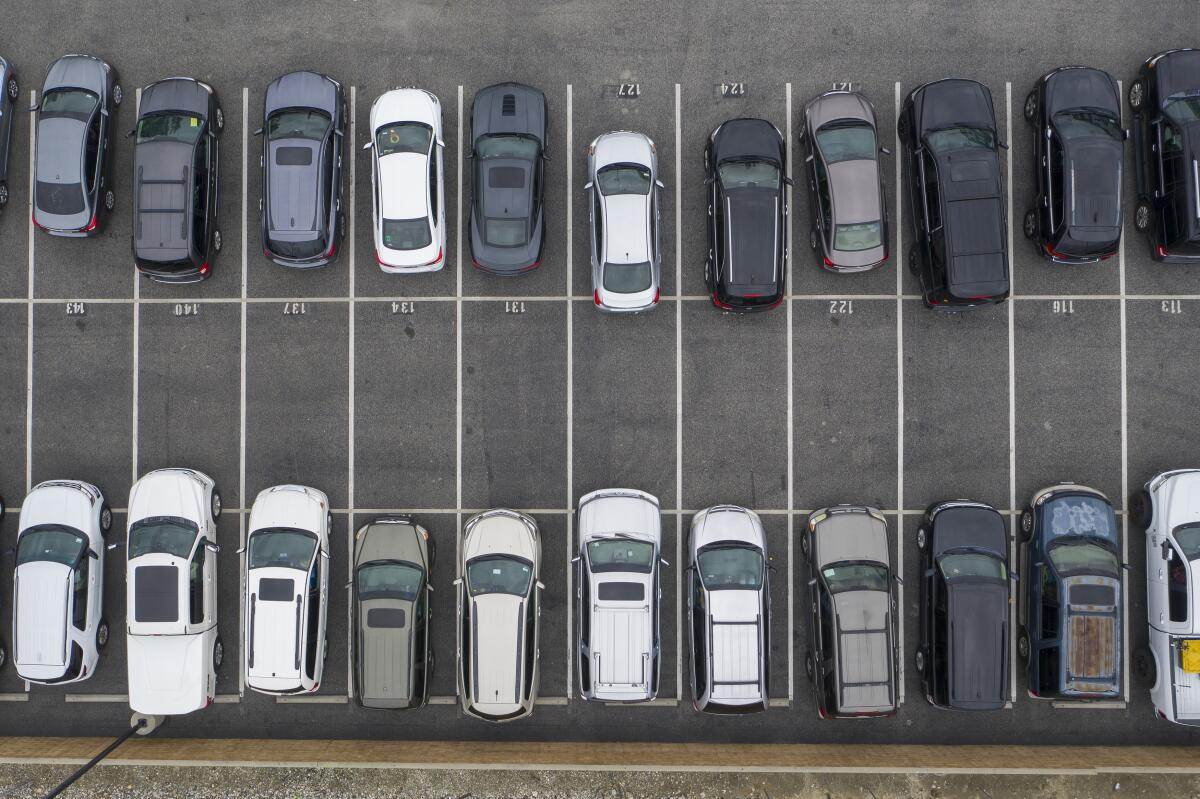
#> input picture ganjil.jpg, 1200 x 799 px
$ jupyter execute 'LINE DETECTION.ipynb'   (shell and % lines are left out)
#> lines starting #> are read from the running program, lines starting #| are printed output that depends on the picture; after the words box and inside, x2 and y2 are one past the last pixel; in counts of white or black regions, pixels touching at a corner belong together
[cell 1]
import numpy as np
import cv2
import matplotlib.pyplot as plt

import skimage

[cell 2]
parkir =cv2.imread("ganjil.jpg")
#> parkir is the input picture: shape (799, 1200, 3); mean B, G, R 104.3, 103.1, 103

[cell 3]
cv2.imshow("gambar parkir", parkir)
cv2.waitKey(0)
cv2.destroyAllWindows()

[cell 4]
gray = cv2.cvtColor(parkir, cv2.COLOR_BGR2GRAY)
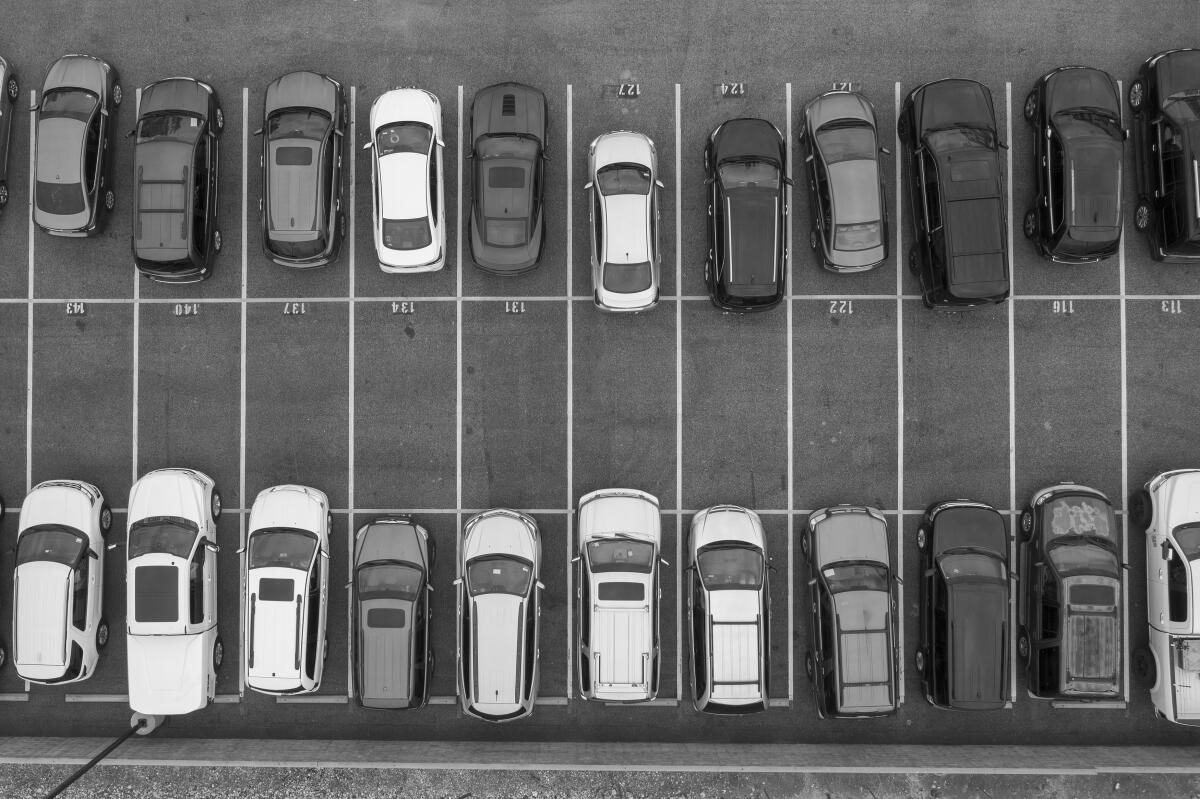
#> gray: shape (799, 1200); min 0, max 254, mean 103.2
edges= cv2.Canny(parkir,100,150)
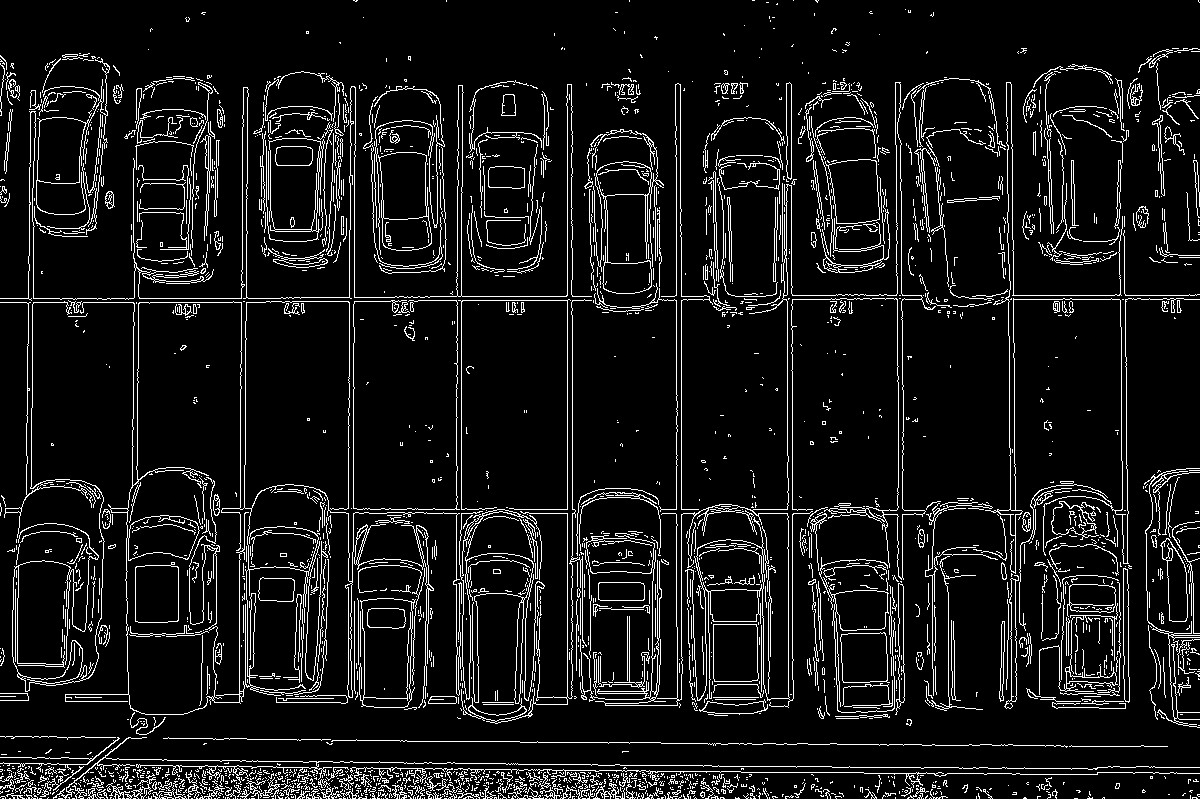
#> edges: shape (799, 1200); 8.6% white in thin lines or dots

[cell 5]
cv2.imshow("gambar parkir", edges)
cv2.waitKey(0)
cv2.destroyAllWindows()

[cell 6]
fig,axs = plt.subplots(1,2,figsize=(10,10))
ax = axs.ravel()

ax[0].imshow(gray, cmap='gray')
ax[0].set_title("Gambar Asli")

ax[1].imshow(edges, cmap='gray')
ax[1].set_title("Gambar yang udah dideteksi")
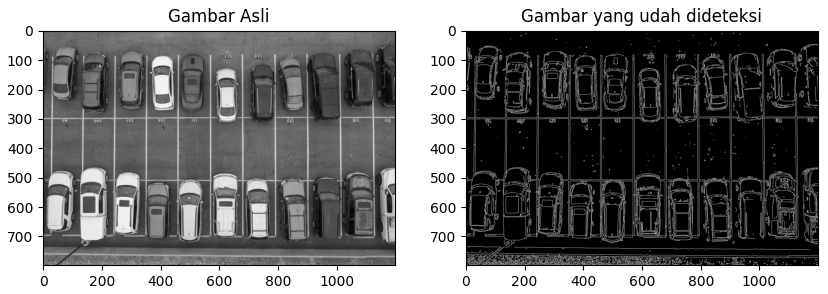
#> figure drawn by matplotlib, 2 panels

[cell 7]
lines = cv2.HoughLinesP(edges, 1, np.pi/180, 100, minLineLength=50, maxLineGap=20)
#> lines = 662 rows, first 6: [567, 704, 567, 84], [676, 626, 676, 126], [1097, 772, 1176, 772], [2, 798, 786, 798], [572, 176, 572, 106], [322, 509, 581, 509]
image_line = parkir.copy()

[cell 8]
for line in lines:
    x1, y1, x2, y2 = line[0]
    cv2.line(image_line, (x1, y1), (x2, y2), (207,107,169),1)
#> this loop made 662 passes
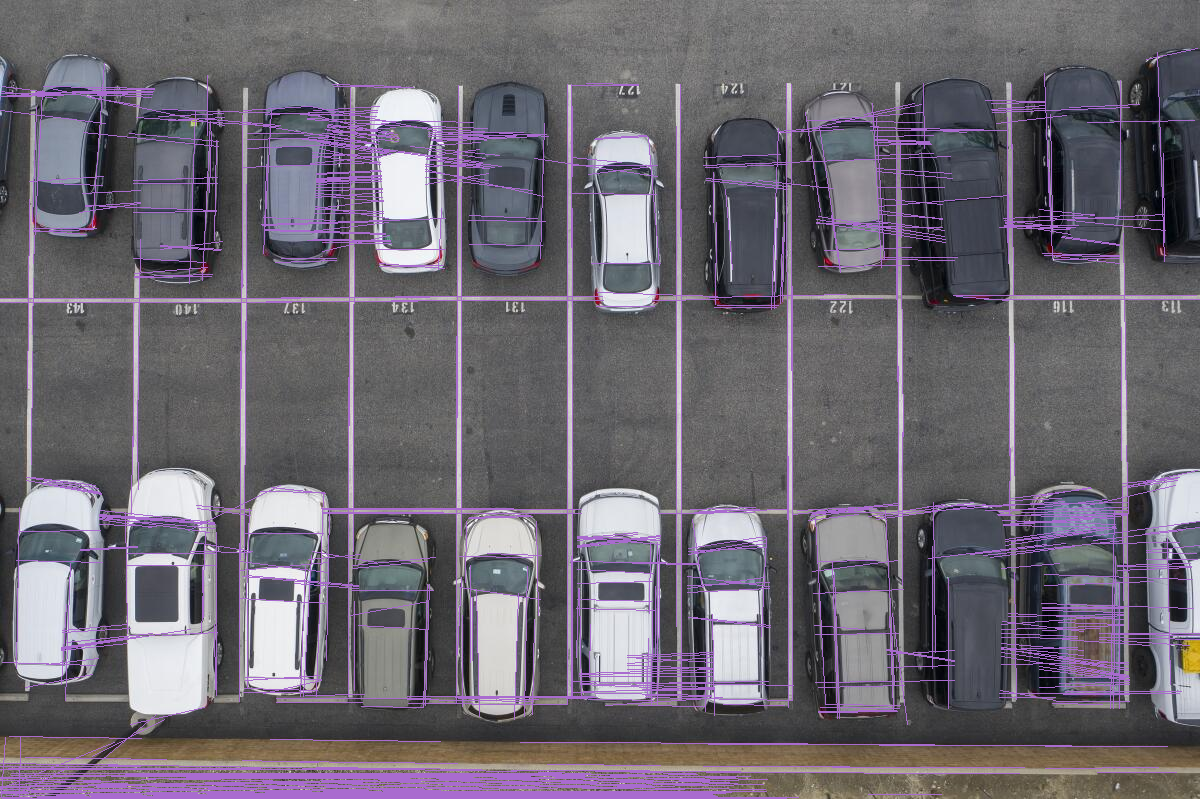
#> image_line: shape (799, 1200, 3); 7.99% of pixels changed, all inside (x1, y1, x2, y2) = (0, 48, 1200, 799)

[cell 9]
fig,axs = plt.subplots(1,2,figsize=(10,10))
ax = axs.ravel()

ax[0].imshow(gray, cmap='gray')
ax[0].set_title("Gambar Asli")

ax[1].imshow(image_line, cmap='gray')
ax[1].set_title("Gambar yang udah dideteksi")
#> figure, not shown here; B, G, R data is drawn as R, G, B

[cell 10]
lines
#> Out has the same summary as lines

[cell 11]
lines.shape
#> Out = (662, 1, 4)
